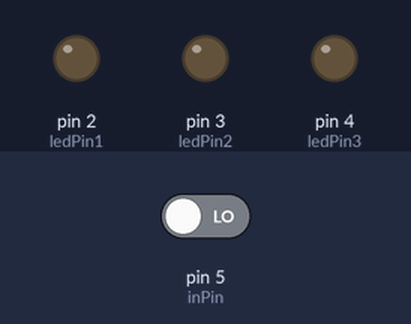
A sketch run on a simulated Arduino Uno, built with avr-gcc and run on an emulated ATmega328P. Parts: output pins drawn as LEDs (lit = HIGH). The test bench sets the inputs (shaded band); at power-on: pin 5 (inPin) LOW.

Above: at 1.2 s.
1.3 s: pin 5 (inPin) driven HIGH
At 2.3 s:
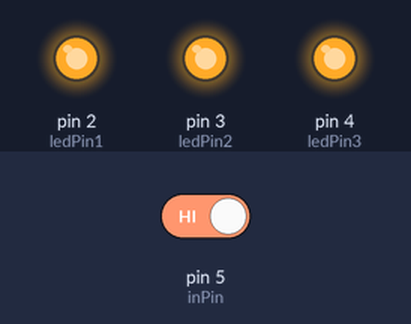
2.8 s: pin 5 (inPin) driven LOW
At 3.5 s:
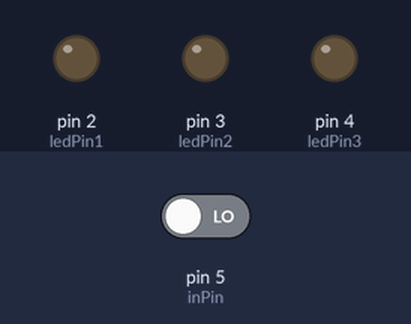
Timing chart, 0 to 5.8 s (numbered marks = the images above; inputs shaded):
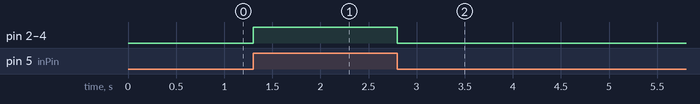

Measured:
- after the input at 1.3 s, pin 2 (ledPin1), pin 3 (ledPin2), pin 4 (ledPin3): LOW → HIGH at once
- after the input at 2.8 s, pin 2 (ledPin1), pin 3 (ledPin2), pin 4 (ledPin3): HIGH → LOW at once

The sketch:

Latihan3.ino
```cpp
#define ledPin1 2
#define ledPin2 3
#define ledPin3 4
#define inPin 5

int val = 0;

void setup() {
  pinMode(ledPin1, OUTPUT);
  pinMode(ledPin2, OUTPUT);
  pinMode(ledPin3, OUTPUT);
  pinMode(inPin, INPUT);
}

void loop() {
  val = digitalRead(inPin);

  if(val == HIGH)
  {
    digitalWrite(ledPin1, HIGH);
    digitalWrite(ledPin2, HIGH);
    digitalWrite(ledPin3, HIGH);
  }
  else
  {
    digitalWrite(ledPin1, LOW);
    digitalWrite(ledPin2, LOW);
    digitalWrite(ledPin3, LOW);
  }
}
```
